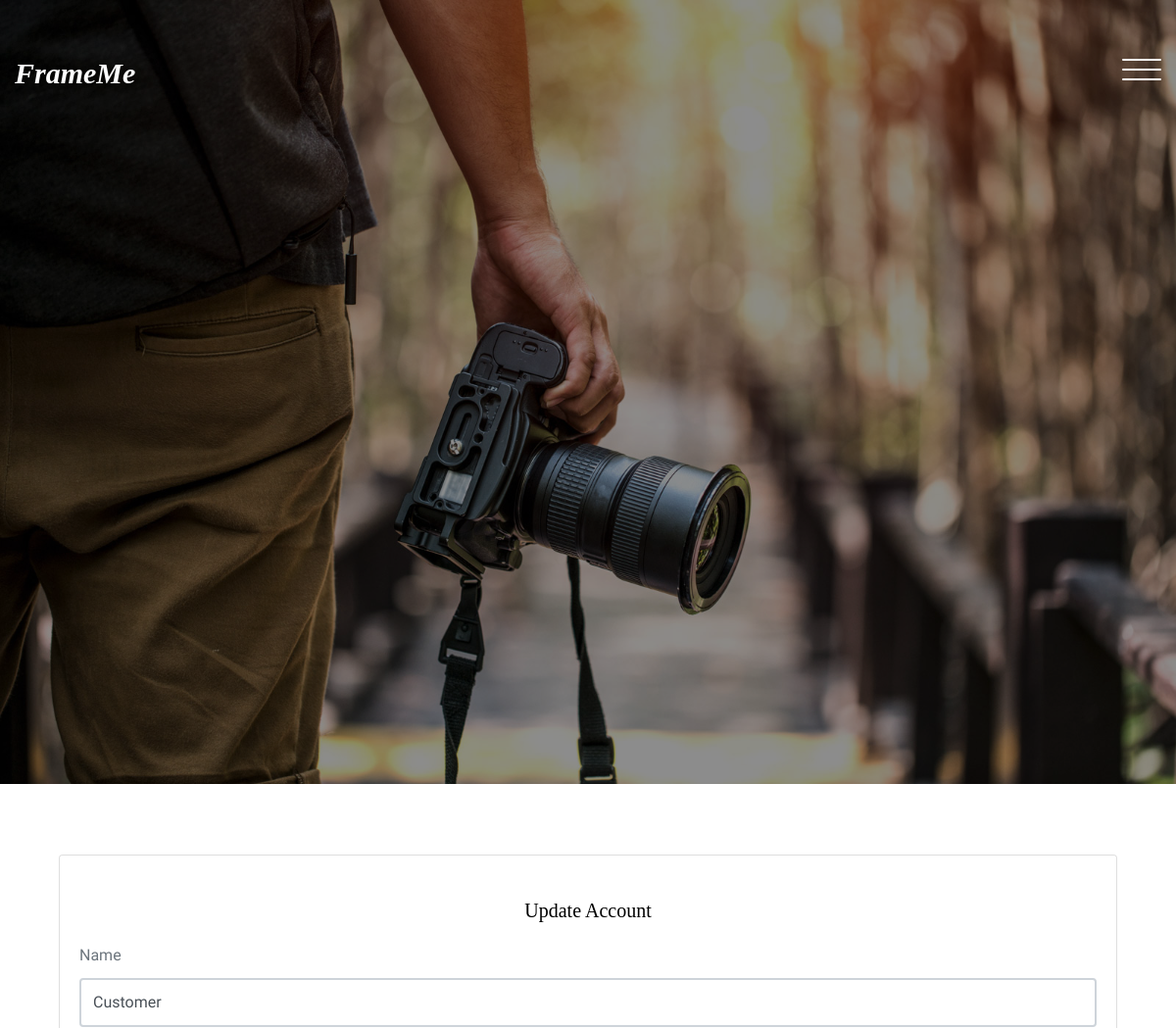
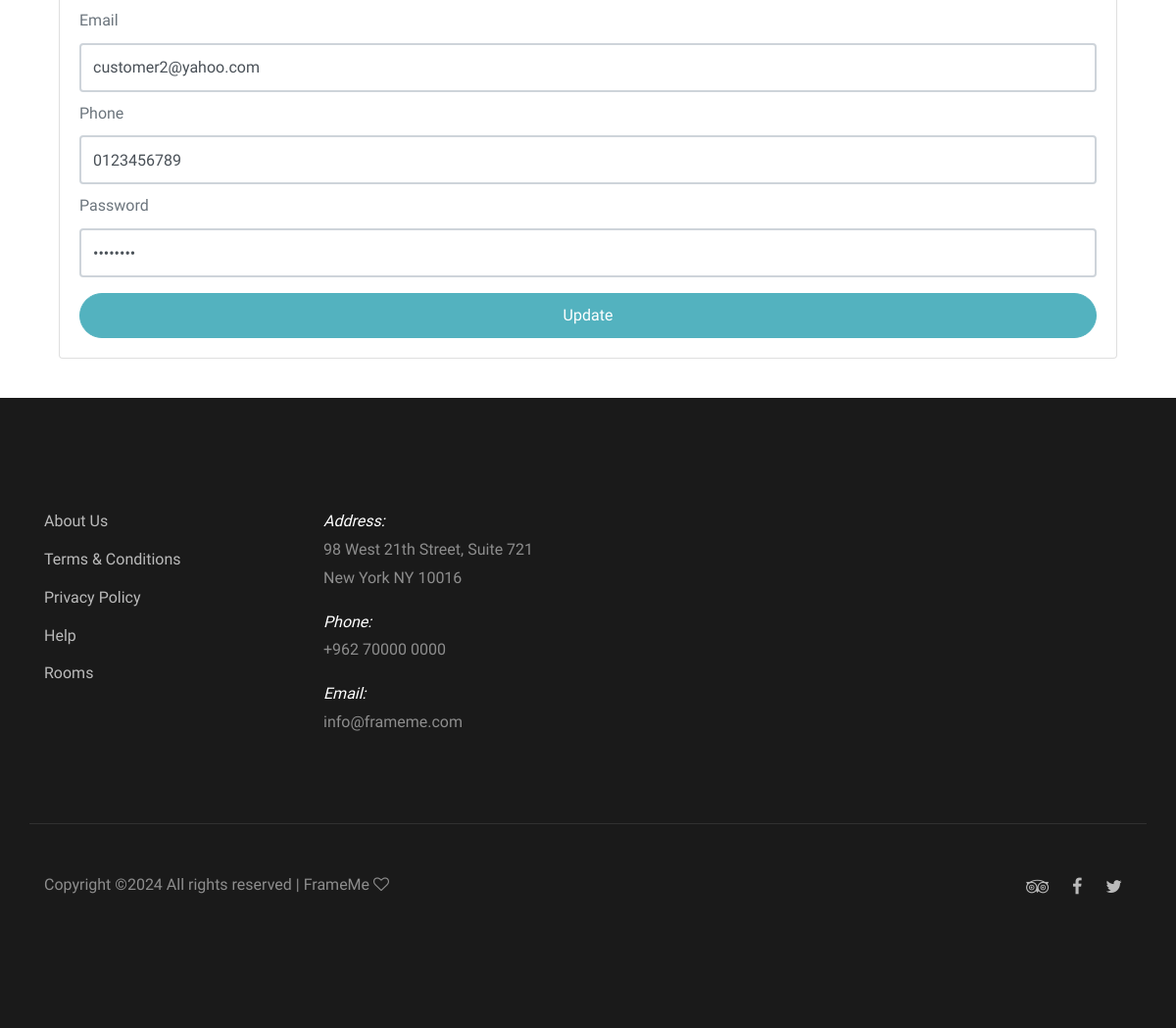
The app's page /Site/Account.php (signed in) with its own data (2 pictures, top to bottom).
### tables this page shows
CREATE TABLE `users` (
  `id` int(11) NOT NULL,
  `user_type_id` int(11) NOT NULL,
  `name` varchar(191) NOT NULL,
  `email` varchar(191) NOT NULL,
  `description` text DEFAULT NULL,
  `password` varchar(250) NOT NULL,
  `phone` varchar(191) NOT NULL,
  `image` varchar(250) NOT NULL,
  `request_status` varchar(191) NOT NULL DEFAULT 'Pending',
  `total_rate` double DEFAULT NULL,
  `price_range` varchar(191) DEFAULT NULL,
  `active` int(11) NOT NULL DEFAULT 1,
  `created_at` datetime NOT NULL DEFAULT current_timestamp()
);

### Site/Account.php (the view, shortened to what this page needs)
<?php
include "../Connect.php";
$C_ID = $_SESSION['C_Log'];
if ($C_ID) {
    $sql1 = mysqli_query($con, "select * from users where id='$C_ID'");
    $row1 = mysqli_fetch_array($sql1);
    $name = $row1['name'];
    $email = $row1['email'];
    $password = $row1['password'];
    $phone = $row1['phone'];
}
?>
<!doctype html>
<html lang="en">
  <head>
    <link rel="stylesheet" href="css/bootstrap.css">
    <link rel="stylesheet" href="css/animate.css">
    <link rel="stylesheet" href="css/owl.carousel.min.css">
    <link rel="stylesheet" href="css/aos.css">
    <link rel="stylesheet" href="fonts/ionicons/css/ionicons.min.css">
    <link rel="stylesheet" href="fonts/fontawesome/css/font-awesome.min.css">
    <link rel="stylesheet" href="css/style.css">
  </head>
  <body>
    <header class="site-header">
      <div class="container-fluid">
        <div class="row">
          <div class="col-4 site-logo" data-aos="fade"><a href="index.php"><em>FrameMe</em></a></div>
          <div class="col-8">
            <div class="site-menu-toggle js-site-menu-toggle"  data-aos="fade">
              <span></span>
              <span></span>
              <span></span>
            </div>
          </div>
        </div>
      </div>
    </header>
    <section class="site-hero overlay page-inside" style="background-image: url(img/other_background.jpg)">
      <div class="container">
        <div class="row site-hero-inner justify-content-center align-items-center">
          <div class="col-md-10 text-center">
          </div>
        </div>
      </div>
    </section>
    <main>
      <div class="container">
        <section
          class="section register min-vh-100 d-flex flex-column align-items-center justify-content-center py-4"
        >
          <div class="container">
            <div class="row justify-content-center">
              <div
                class="col-lg-12 col-md-12 d-flex flex-column align-items-center justify-content-center"
              >
                <div class="card mb-3">
                  <div class="card-body">
                    <div class="pt-4 pb-2">
                      <h5 class="card-title text-center pb-0 fs-4">
                        Update Account
                      </h5>
                    </div>
                    <form class="row g-3 needs-validation" method="POST" action="./Account.php" >
                      <div class="col-12 mb-2">
                        <label for="yourName" class="form-label"
                          >Name</label
                        >
                        <input
                          type="text"
                          name="name"
                          class="form-control"
                          id="yourName"
                          value="<?php echo $name ?>"
                          required
                        />
                      </div>
                      <div class="col-12 mb-2">
                        <label for="yourEmail" class="form-label"
                          >Email</label
                        >
                        <input
                          type="email"
                          name="email"
                          class="form-control"
                          id="yourEmail"
                          value="<?php echo $email ?>"
                          required
                        />
                      </div>
                      <div class="col-12 mb-2">
                        <label for="yourPhone" class="form-label"
                          >Phone</label
                        >
                        <input
                          type="text"
                          name="phone"
                          class="form-control"
                          id="yourPhone"
                          value="<?php echo $phone ?>"
                          pattern="[0-9]{10}" title="Phone Number Must Be 10 Numbers"
                          required
                        />
                      </div>
                      <div class="col-12 mb-3">
                        <label for="yourPassword" class="form-label"
                          >Password</label
                        >
                        <input
                          type="password"
                          name="password"
                          class="form-control"
                          id="yourPassword"
                          value="<?php echo $password ?>"
                          required
                        />
                      </div>
                      <div class="col-12">
                        <button
                          class="btn btn-primary w-100"
                          type="submit"
                          name="Submit"
                        >
                          Update
                        </button>
                      </div>
                    </form>
                  </div>
                </div>
              </div>
            </div>
          </div>
        </section>
      </div>
    </main>
    <?php include './Footer.php';?>
  </body>
</html>

### Site/css/style.css (style rules this page uses)
body { background: #fff; font-family: "Mukta Mahee", arial, sans-serif; font-weight: 200; font-size: 16px; line-height: 1.8; color: #6c757d; }
a { -webkit-transition: .3s all ease; -o-transition: .3s all ease; transition: .3s all ease; text-decoration: none; }
h1, h2, h3, h4, h5 { color: #000; font-family: "Playfair+Display", times, serif; }
.container-fluid { max-width: 1600px; }
.btn { padding-left: 30px; padding-right: 30px; padding-top: 10px; padding-bottom: 10px; border-radius: 50px; }
.btn, .form-control { outline: none; -webkit-box-shadow: none !important; box-shadow: none !important; }
.form-control { -webkit-box-shadow: none !important; box-shadow: none !important; height: 50px; border-width: 2px; }
.site-header { position: absolute; top: 0; width: 100%; padding: 60px 0; z-index: 2; }
.site-logo a { font-size: 30px; color: #fff; font-weight: bold; line-height: 1; font-family: "Playfair+Display", times, serif; }
.site-hero { background-size: cover; height: 100vh; min-height: 700px; width: 100%; }
.site-hero.overlay:before { background: rgba(0, 0, 0, 0.45); content: ""; position: absolute; height: 100vh; min-height: 700px; top: 0; left: 0; bottom: 0; right: 0; }
.site-hero-inner { height: 100vh; min-height: 700px; }
.page-inside .site-hero-inner, .page-inside { height: 100vh; min-height: 500px; }
.page-inside.overlay:before { height: 100vh; min-height: 500px; }
.site-menu-toggle { float: right; width: 40px; height: 45px; position: relative; margin: 0px auto; z-index: 200; -webkit-transform: rotate(0deg); -moz-transform: rotate(0deg); -o-transform: rotate(0deg); -ms-transform: rotate(0deg); transform: rotate(0deg); -webkit-transition: .5s ease-in-out; -moz-transition: .5s ease-in-out; -o-transition: .5s ease-in-out; transition: .5s ease-in-out; cursor: pointer; }
.site-menu-toggle span { display: block; position: absolute; height: 2px; width: 100%; background: #fff; border-radius: 9px; opacity: 1; left: 0; -webkit-transform: rotate(0deg); -moz-transform: rotate(0deg); -o-transform: rotate(0deg); -ms-transform: rotate(0deg); transform: rotate(0deg); -webkit-transition: .25s ease-in-out; -moz-transition: .25s ease-in-out; -o-transition: .25s ease-in-out; transition: .25s ease-in-out; }
.site-menu-toggle span:nth-child(1) { top: 0px; }
.site-menu-toggle span:nth-child(2) { top: 10px; }
.site-menu-toggle span:nth-child(3) { top: 20px; }
.section { padding: 7em 0; }

### records on screen
users: name "Customer", email "customer2@yahoo.com", phone "0123456789"
